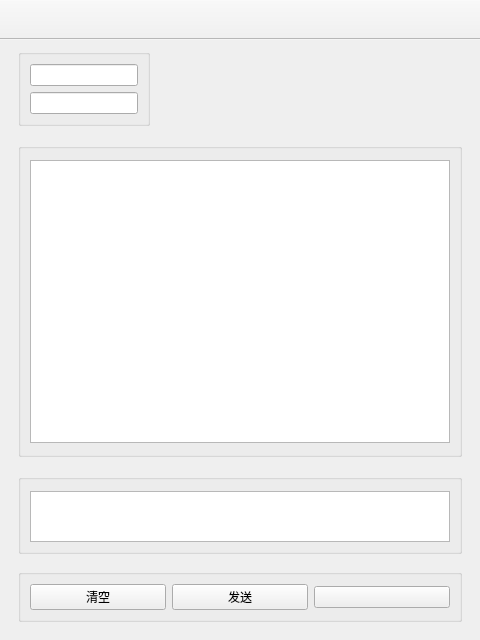
<?xml version="1.0" encoding="UTF-8"?>
<ui version="4.0">
 <class>MainWindow</class>
 <widget class="QMainWindow" name="MainWindow">
  <property name="enabled">
   <bool>true</bool>
  </property>
  <property name="geometry">
   <rect>
    <x>0</x>
    <y>0</y>
    <width>480</width>
    <height>640</height>
   </rect>
  </property>
  <property name="minimumSize">
   <size>
    <width>480</width>
    <height>640</height>
   </size>
  </property>
  <property name="maximumSize">
   <size>
    <width>480</width>
    <height>640</height>
   </size>
  </property>
  <property name="windowTitle">
   <string>0.1</string>
  </property>
  <property name="windowIcon">
   <iconset resource="src.qrc">
    <normaloff>:/src/smile.png</normaloff>:/src/smile.png</iconset>
  </property>
  <property name="tabShape">
   <enum>QTabWidget::Rounded</enum>
  </property>
  <property name="dockOptions">
   <set>QMainWindow::AllowTabbedDocks|QMainWindow::AnimatedDocks</set>
  </property>
  <widget class="QWidget" name="centralwidget">
   <layout class="QGridLayout" name="gridLayout_4">
    <item row="2" column="0">
     <widget class="QWidget" name="widget_2" native="true">
      <layout class="QGridLayout" name="gridLayout_2">
       <property name="topMargin">
        <number>11</number>
       </property>
       <item row="0" column="0">
        <widget class="QGroupBox" name="groupBox_2">
         <property name="sizePolicy">
          <sizepolicy hsizetype="Preferred" vsizetype="Fixed">
           <horstretch>0</horstretch>
           <verstretch>0</verstretch>
          </sizepolicy>
         </property>
         <property name="maximumSize">
          <size>
           <width>16777215</width>
           <height>80</height>
          </size>
         </property>
         <property name="title">
          <string/>
         </property>
         <property name="alignment">
          <set>Qt::AlignCenter</set>
         </property>
         <property name="flat">
          <bool>true</bool>
         </property>
         <property name="checkable">
          <bool>false</bool>
         </property>
         <layout class="QGridLayout" name="gridLayout_7">
          <property name="topMargin">
           <number>11</number>
          </property>
          <item row="0" column="0">
           <widget class="QTextEdit" name="textEditSendText"/>
          </item>
         </layout>
        </widget>
       </item>
      </layout>
     </widget>
    </item>
    <item row="1" column="0">
     <widget class="QWidget" name="widget_3" native="true">
      <layout class="QGridLayout" name="gridLayout">
       <property name="topMargin">
        <number>0</number>
       </property>
       <property name="bottomMargin">
        <number>0</number>
       </property>
       <item row="0" column="0">
        <widget class="QGroupBox" name="groupBox">
         <property name="title">
          <string/>
         </property>
         <property name="alignment">
          <set>Qt::AlignCenter</set>
         </property>
         <property name="flat">
          <bool>false</bool>
         </property>
         <layout class="QGridLayout" name="gridLayout_6">
          <property name="topMargin">
           <number>11</number>
          </property>
          <property name="bottomMargin">
           <number>11</number>
          </property>
          <item row="0" column="0">
           <widget class="QTextEdit" name="textEditAllText">
            <property name="cursor" stdset="0">
             <cursorShape>ArrowCursor</cursorShape>
            </property>
            <property name="readOnly">
             <bool>true</bool>
            </property>
           </widget>
          </item>
         </layout>
        </widget>
       </item>
      </layout>
     </widget>
    </item>
    <item row="3" column="0">
     <widget class="QWidget" name="widget_4" native="true">
      <property name="sizePolicy">
       <sizepolicy hsizetype="Preferred" vsizetype="Fixed">
        <horstretch>0</horstretch>
        <verstretch>0</verstretch>
       </sizepolicy>
      </property>
      <layout class="QGridLayout" name="gridLayout_3">
       <property name="topMargin">
        <number>0</number>
       </property>
       <item row="0" column="0">
        <widget class="QGroupBox" name="groupBox_3">
         <property name="title">
          <string/>
         </property>
         <property name="flat">
          <bool>true</bool>
         </property>
         <property name="checkable">
          <bool>false</bool>
         </property>
         <layout class="QGridLayout" name="gridLayout_8">
          <item row="0" column="2">
           <widget class="QPushButton" name="btnFile">
            <property name="cursor">
             <cursorShape>PointingHandCursor</cursorShape>
            </property>
            <property name="text">
             <string/>
            </property>
            <property name="icon">
             <iconset resource="src.qrc">
              <normaloff>:/src/add_200.png</normaloff>:/src/add_200.png</iconset>
            </property>
           </widget>
          </item>
          <item row="0" column="0">
           <widget class="QPushButton" name="btnClear">
            <property name="cursor">
             <cursorShape>PointingHandCursor</cursorShape>
            </property>
            <property name="text">
             <string>清空</string>
            </property>
           </widget>
          </item>
          <item row="0" column="1">
           <widget class="QPushButton" name="btnSend">
            <property name="cursor">
             <cursorShape>PointingHandCursor</cursorShape>
            </property>
            <property name="text">
             <string>发送</string>
            </property>
           </widget>
          </item>
         </layout>
        </widget>
       </item>
      </layout>
     </widget>
    </item>
    <item row="0" column="0">
     <widget class="QWidget" name="widget" native="true">
      <property name="sizePolicy">
       <sizepolicy hsizetype="Fixed" vsizetype="Preferred">
        <horstretch>0</horstretch>
        <verstretch>0</verstretch>
       </sizepolicy>
      </property>
      <layout class="QGridLayout" name="gridLayout_5">
       <property name="topMargin">
        <number>0</number>
       </property>
       <property name="bottomMargin">
        <number>11</number>
       </property>
       <item row="0" column="0">
        <widget class="QGroupBox" name="groupBox_4">
         <property name="sizePolicy">
          <sizepolicy hsizetype="Fixed" vsizetype="Preferred">
           <horstretch>0</horstretch>
           <verstretch>0</verstretch>
          </sizepolicy>
         </property>
         <property name="title">
          <string/>
         </property>
         <property name="flat">
          <bool>true</bool>
         </property>
         <layout class="QGridLayout" name="gridLayout_9">
          <item row="0" column="0">
           <widget class="QLineEdit" name="lineEdit_IP">
            <property name="sizePolicy">
             <sizepolicy hsizetype="Fixed" vsizetype="Fixed">
              <horstretch>0</horstretch>
              <verstretch>0</verstretch>
             </sizepolicy>
            </property>
           </widget>
          </item>
          <item row="1" column="0">
           <widget class="QLineEdit" name="lineEdit_Port">
            <property name="sizePolicy">
             <sizepolicy hsizetype="Fixed" vsizetype="Fixed">
              <horstretch>0</horstretch>
              <verstretch>0</verstretch>
             </sizepolicy>
            </property>
           </widget>
          </item>
         </layout>
        </widget>
       </item>
      </layout>
     </widget>
    </item>
   </layout>
  </widget>
  <widget class="QToolBar" name="toolBar">
   <property name="minimumSize">
    <size>
     <width>0</width>
     <height>40</height>
    </size>
   </property>
   <property name="maximumSize">
    <size>
     <width>16777215</width>
     <height>40</height>
    </size>
   </property>
   <property name="windowTitle">
    <string>toolBar</string>
   </property>
   <property name="movable">
    <bool>false</bool>
   </property>
   <property name="floatable">
    <bool>true</bool>
   </property>
   <attribute name="toolBarArea">
    <enum>TopToolBarArea</enum>
   </attribute>
   <attribute name="toolBarBreak">
    <bool>false</bool>
   </attribute>
  </widget>
 </widget>
 <resources>
  <include location="src.qrc"/>
 </resources>
 <connections/>
</ui>
